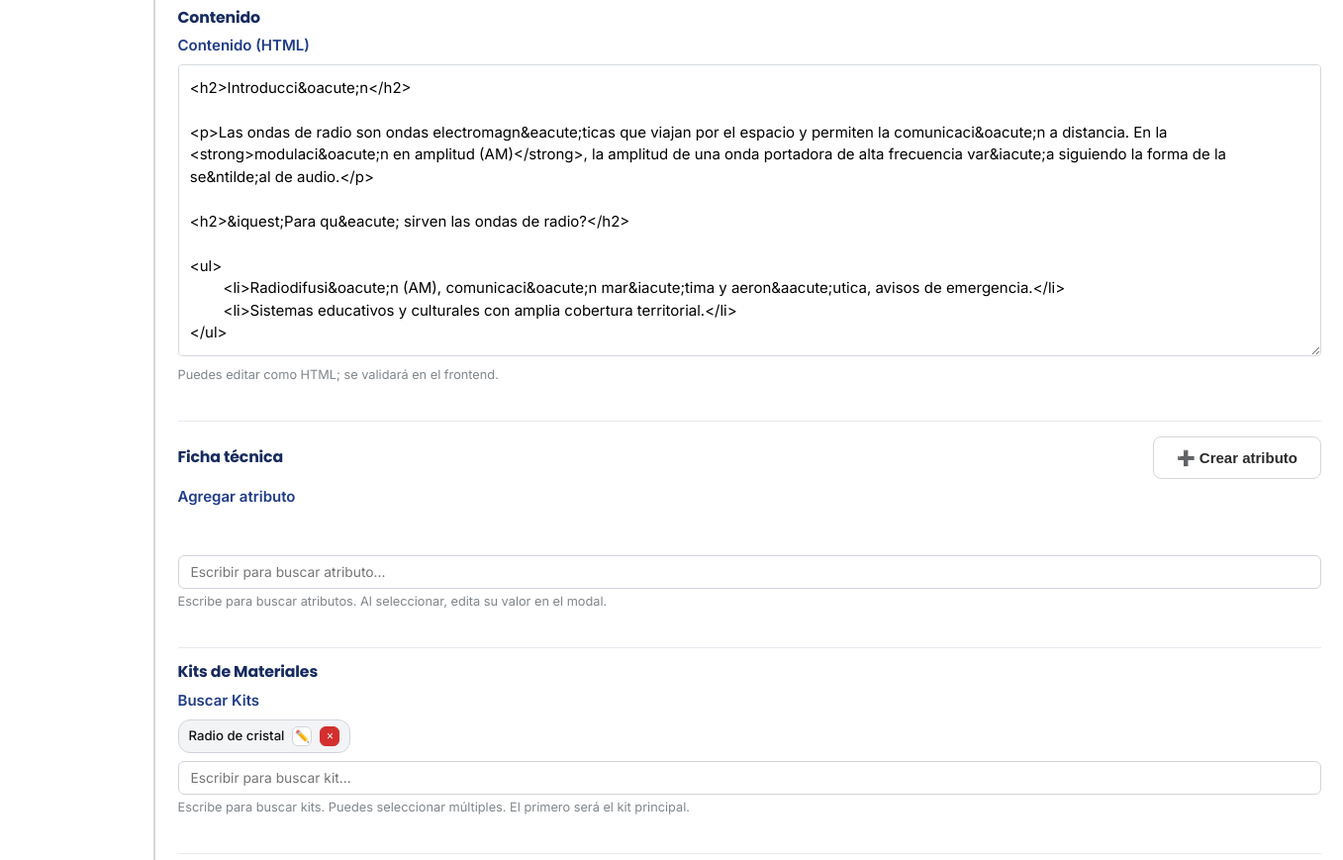
The page /admin/clases/edit.php?id=6 (signed in, middle part) on the database as committed earlier.
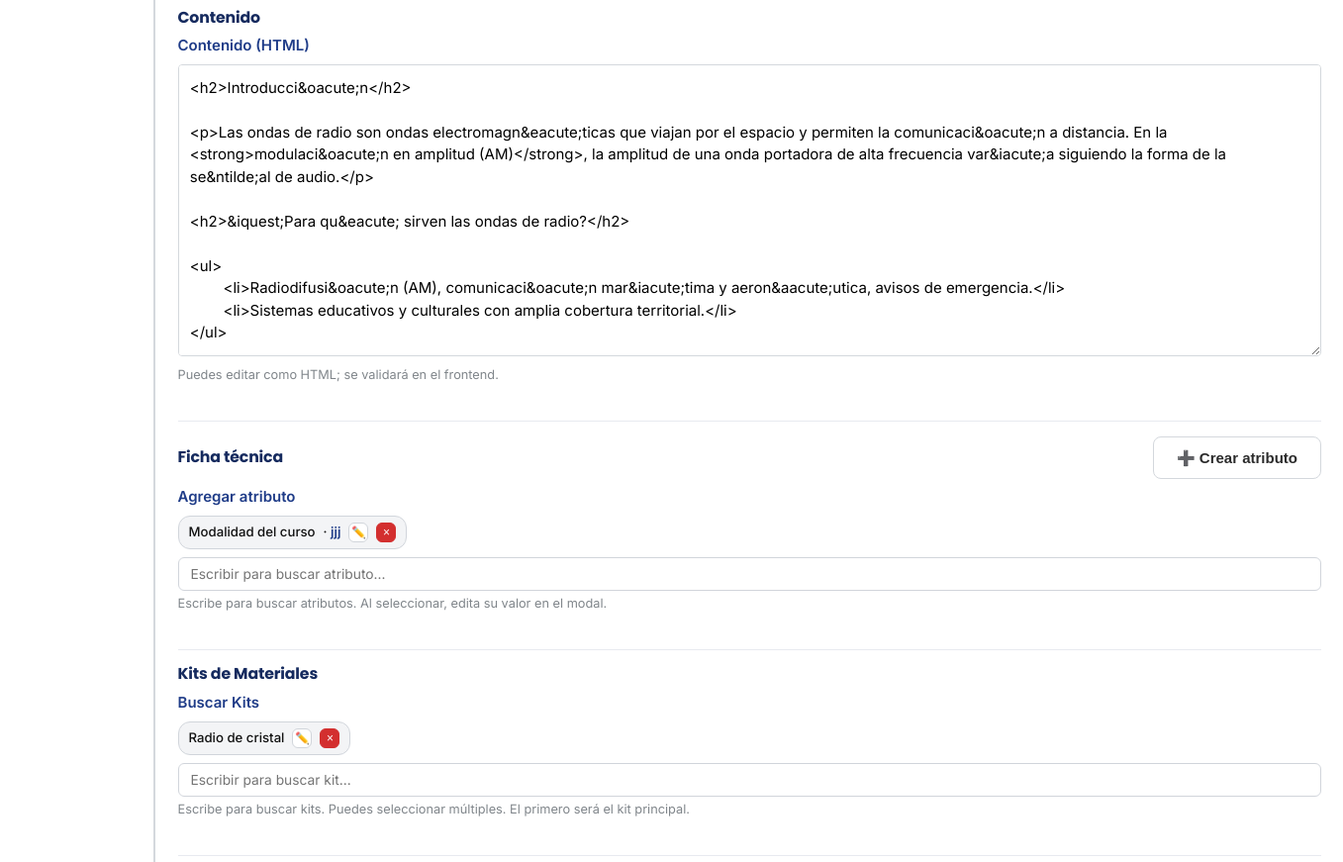
The same page on the database as committed later.
### tables this page shows
CREATE TABLE `kits` (
  `id` int(11) NOT NULL,
  `clase_id` int(11) NOT NULL,
  `nombre` varchar(120) NOT NULL,
  `slug` varchar(120) DEFAULT NULL,
  `codigo` varchar(64) DEFAULT NULL,
  `version` varchar(32) DEFAULT NULL,
  `resumen` text DEFAULT NULL,
  `contenido_html` mediumtext DEFAULT NULL,
  `imagen_portada` varchar(255) DEFAULT NULL,
  `video_portada` varchar(255) DEFAULT NULL,
  `seguridad` longtext DEFAULT NULL CHECK (json_valid(`seguridad`)),
  `seo_title` varchar(160) DEFAULT NULL,
  `seo_description` varchar(255) DEFAULT NULL,
  `activo` tinyint(1) NOT NULL DEFAULT 1,
  `created_at` datetime NOT NULL DEFAULT current_timestamp(),
  `updated_at` datetime NOT NULL DEFAULT current_timestamp() ON UPDATE current_timestamp()
);

CREATE TABLE `atributos_mapeo` (
  `id` int(11) NOT NULL,
  `atributo_id` int(11) NOT NULL,
  `tipo_entidad` enum('clase','manual','multimedia','kit','componente') NOT NULL,
  `requerido` tinyint(1) NOT NULL DEFAULT 0,
  `visible` tinyint(1) NOT NULL DEFAULT 1,
  `orden` int(11) NOT NULL DEFAULT 0,
  `validaciones_json` longtext DEFAULT NULL,
  `ui_hint` varchar(32) DEFAULT NULL COMMENT 'input|select|slider|quantitative|tags',
  `buscable` tinyint(1) NOT NULL DEFAULT 0,
  `facetable` tinyint(1) NOT NULL DEFAULT 0,
  `created_at` datetime NOT NULL DEFAULT current_timestamp(),
  `updated_at` datetime NOT NULL DEFAULT current_timestamp() ON UPDATE current_timestamp()
);

CREATE TABLE `atributos_definiciones` (
  `id` int(11) NOT NULL,
  `clave` varchar(120) NOT NULL COMMENT 'Identificador técnico estable (ej: peso, tension_v)',
  `etiqueta` varchar(160) NOT NULL COMMENT 'Nombre visible (ej: Peso, Tensión)',
  `descripcion` text DEFAULT NULL,
  `tipo_dato` enum('string','integer','number','boolean','date','datetime','json') NOT NULL DEFAULT 'string',
  `cardinalidad` enum('one','many') NOT NULL DEFAULT 'one',
  `grupo` varchar(64) DEFAULT NULL COMMENT 'ficha|seguridad|empaque|electrico|multimedia|otros',
  `estado` enum('activo','borrador') NOT NULL DEFAULT 'activo',
  `schema_propiedad` varchar(160) DEFAULT NULL COMMENT 'Prop. de schema.org o ruta (ej: Product.weight, additionalProperty.voltage)',
  `unidad_defecto` varchar(12) DEFAULT NULL COMMENT 'unitCode UNECE/UN/CEFACT (ej: KGM, CMT, VLT)',
  `opciones_json` longtext DEFAULT NULL,
  `unidades_permitidas_json` longtext DEFAULT NULL,
  `aplica_a_json` longtext NOT NULL COMMENT 'Ej: kit|componente',
  `created_at` datetime NOT NULL DEFAULT current_timestamp(),
  `updated_at` datetime NOT NULL DEFAULT current_timestamp() ON UPDATE current_timestamp()
);

### admin/clases/edit.php (the view, shortened to what the changed rows need)
<?php
require_once '../auth.php';
$is_edit = isset($_GET['id']) && ctype_digit($_GET['id']);
$id = $is_edit ? (int)$_GET['id'] : null;
$all_kits = [];
$existing_kit_ids = [];
if ($is_edit) {
  try {
    $stmt = $pdo->prepare('SELECT kit_id FROM clase_kits WHERE clase_id = ? ORDER BY es_principal DESC, sort_order ASC');
    $stmt->execute([$id]);
    $existing_kit_ids = $stmt->fetchAll(PDO::FETCH_COLUMN);
  } catch (PDOException $e) {}
}
try {
  $all_kits = $pdo->query('SELECT id, nombre, codigo, activo FROM kits ORDER BY nombre ASC')->fetchAll(PDO::FETCH_ASSOC);
} catch (PDOException $e) {}
include '../header.php';
?>
<form method="POST">
  <div class="form-section">
    <h2>Contenido</h2>
  </div>
  <?php
  $attrs_defs = [];
  $attrs_vals = [];
  if ($is_edit) {
    try {
      $defs_stmt = $pdo->prepare('SELECT d.*, m.orden FROM atributos_definiciones d JOIN atributos_mapeo m ON m.atributo_id = d.id WHERE m.tipo_entidad = ? AND m.visible = 1 ORDER BY m.orden ASC, d.id ASC');
      $defs_stmt->execute(['clase']);
      $attrs_defs = $defs_stmt->fetchAll(PDO::FETCH_ASSOC);
    } catch (PDOException $e) { $attrs_defs = []; }
    try {
      $vals_stmt = $pdo->prepare('SELECT * FROM atributos_contenidos WHERE tipo_entidad = ? AND entidad_id = ? ORDER BY orden ASC, id ASC');
      $vals_stmt->execute(['clase', $id]);
      $rows = $vals_stmt->fetchAll(PDO::FETCH_ASSOC);
      foreach ($rows as $r) {
        $aid = (int)$r['atributo_id'];
        if (!isset($attrs_vals[$aid])) { $attrs_vals[$aid] = []; }
        $attrs_vals[$aid][] = $r;
      }
    } catch (PDOException $e) {}
  }
  ?>
  <?php if ($is_edit): ?>
  <div class="form-section">
    <div class="section-header">
      <h2>Ficha técnica</h2>
    </div>
    <div class="form-group">
      <div class="component-selector-container">
        <div class="selected-components" id="selected-attrs-cls">
          <?php foreach ($attrs_defs as $def):
            $aid = (int)$def['id'];
            $values = $attrs_vals[$aid] ?? [];
            if (empty($values)) continue;
            $label = $def['etiqueta'];
            $tipo = $def['tipo_dato'];
            $unit = $values[0]['unidad_codigo'] ?? '';
            $display = [];
            foreach ($values as $v) {
              if ($tipo === 'number') { $display[] = ($v['valor_numero'] !== null ? rtrim(rtrim((string)$v['valor_numero'], '0'), '.') : ''); }
              else if ($tipo === 'integer') { $display[] = (string)$v['valor_entero']; }
              else if ($tipo === 'boolean') { $display[] = ((int)$v['valor_booleano'] === 1 ? 'Sí' : 'No'); }
              else if ($tipo === 'date') { $display[] = $v['valor_fecha']; }
              else if ($tipo === 'datetime') { $display[] = $v['valor_datetime']; }
              else if ($tipo === 'json') { $display[] = $v['valor_json']; }
              else { $display[] = $v['valor_string']; }
            }
            $text = htmlspecialchars(implode(', ', array_filter($display)), ENT_QUOTES, 'UTF-8');
          ?>
          <div class="component-chip" data-attr-id="<?= $aid ?>">
            <span class="name"><?= htmlspecialchars($label, ENT_QUOTES, 'UTF-8') ?></span>
            <span class="meta">· <strong><?= $text ?></strong><?= $unit ? ' ' . htmlspecialchars($unit, ENT_QUOTES, 'UTF-8') : '' ?></span>
            <button type="button" class="edit-component js-edit-attr-cls" title="Editar"
              data-attr-id="<?= $aid ?>"
              data-label="<?= htmlspecialchars($label, ENT_QUOTES, 'UTF-8') ?>"
              data-tipo="<?= htmlspecialchars($def['tipo_dato'], ENT_QUOTES, 'UTF-8') ?>"
              data-card="<?= htmlspecialchars($def['cardinalidad'], ENT_QUOTES, 'UTF-8') ?>"
              data-units='<?= $def['unidades_permitidas_json'] ? $def['unidades_permitidas_json'] : "[]" ?>'
              data-unidad_def="<?= htmlspecialchars($def['unidad_defecto'] ?? '', ENT_QUOTES, 'UTF-8') ?>"
              data-values='<?= htmlspecialchars(json_encode($values), ENT_QUOTES, "UTF-8") ?>'
            >✏️</button>
            <button type="button" class="remove-component js-delete-attr-cls" data-def-id="<?= $aid ?>" title="Remover">×</button>
          </div>
          <?php endforeach; ?>
        </div>
      </div>
    </div>
  </div>
  <?php endif; ?>
  <div class="form-section">
    <h2>Kits de Materiales</h2>
  <div class="form-group">
    <div class="kit-selector-container">
      <div class="selected-kits" id="selected-kits">
        <?php
        foreach ($existing_kit_ids as $kit_id) {
          foreach ($all_kits as $kit) {
            if ($kit['id'] == $kit_id) {
              echo '<div class="kit-chip" data-kit-id="' . $kit['id'] . '">';
              echo '<span>' . htmlspecialchars($kit['nombre'], ENT_QUOTES, 'UTF-8') . '</span>';
              echo '<button type="button" class="edit-kit" onclick="editKit(' . $kit['id'] . ')" title="Editar kit">✏️</button>';
              echo '<button type="button" class="remove-kit" onclick="removeKit(this)" title="Remover kit">×</button>';
              echo '</div>';
              break;
            }
          }
        }
        ?>
      </div>
    </div>
  </div>
  </div>
</form>
<?php include '../footer.php'; ?>

Rows that differ between the two databases and show on the page:
added atributos_mapeo: atributo.etiqueta "Modalidad del curso", text "jjj"
